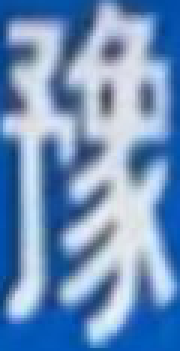
#> input picture 车牌号提取/words/test_1.png, 60 x 117 px (shown 3 times larger)
$ python step3.py
#> lines starting #> are read from the running program, lines starting #| are printed output that depends on the picture; after the words box and inside, x2 and y2 are one past the last pixel; in counts of white or black regions, pixels touching at a corner belong together; pictures that were not available may be replaced by others from this repository, and a replacement may not be noted
'''
第三步需要用到一些模板来对比判断图片中的字符。
模板在./model文件夹中，有上万张样本图片，是我在网络上直接copy的大佬提供的模板。
通过定义和调用一些对比模板的函数，找出./words中每个图（step2得到并保存的图）最匹配的字符，
并把他们连接起来，就能得到图中的车牌号。
我把匹配分为两步，第一步匹配汉字，第二步匹配后面的字母和数字，并在其中通过特殊的变量控制这两步的不同执行条件。
这一步因为需要和大量模板匹配，运行起来会比较慢，结果需耐心等待
'''

#导入需要的工具包
import os
from unittest import result
import cv2
import numpy as np
from matplotlib import pyplot as plt

#显示图片
def cv_show(name,img):
    cv2.imshow(name,img)
    cv2.waitKey()
    cv2.destroyAllWindows()

#展示彩色图片
def plt_show0(img):
    plt.imshow(img[:,:,[2,1,0]])
    plt.show()


#展示灰度图片
def plt_show1(img):
    plt.imshow(img, cmap = 'gray')
    plt.show()

#索引磨板（车牌号没有I，因为容易和1混淆，同理没有O，因为容易和0混淆）
template = ['0', '1', '2', '3', '4', '5', '6', '7', '8', '9',
            'A', 'B', 'C', 'D', 'E', 'F', 'G', 'H', 'J', 'K', 'L', 'M',
            'N', 'P', 'Q', 'R', 'S', 'T', 'U', 'V', 'W', 'X', 'Y', 'Z',
            '藏', '川', '鄂', '甘', '赣', '贵', '桂', '黑', '沪', '吉', '冀', '津', '晋', '京', '辽', '鲁',
            '蒙', '闽', '宁', '青', '琼', '陕', '苏', '皖', '湘', '新', '渝', '豫', '粤', '云', '浙',]

#读取模板中所有图片的函数
def read(model_name):
    model_list = []
    for filename in os.listdir(model_name):
        model_list.append(model_name + '/' + filename)

    return model_list

#和中文匹配
c_words = []
for i in range(34, 64):
    c_word = read('./model/' + template[i])
    c_words.append(c_word)
k = 1

#定义一个处理图像并匹配车牌号的函数
def read_words(img_path):
#> called with img_path = './words/test_1.png'
    img = cv2.imread(img_path)
#> img is the input picture: shape (117, 60, 3); mean B, G, R 189.3, 146.5, 112.6
    gau = cv2.GaussianBlur(img, (3,3), 0)
    gray = cv2.cvtColor(gau, cv2.COLOR_RGB2GRAY)
    ret, im = cv2.threshold(gray, 0, 255, cv2.THRESH_OTSU)
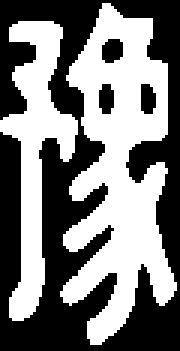
#> im: shape (117, 60) (shown 3 times larger); 48.3% white; 2 white regions, box (x1, y1, x2, y2) and area: (20, 1, 59, 115) 2340, (0, 7, 26, 107) 1049
#> ret = 157
    best_score = []
    for c_word in c_words:
        score = []
        for word in c_word:
            template_img = cv2.imdecode(np.fromfile(word, dtype = np.uint8), 1)
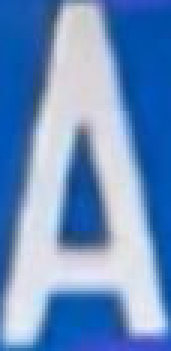
#> input picture 车牌号提取/words/test_2.png, 57 x 117 px (shown 3 times larger)
#> template_img is the input picture: shape (117, 57, 3); mean B, G, R 193.9, 145.4, 109.7
            template_img = cv2.cvtColor(template_img, cv2.COLOR_RGB2GRAY)
#> template_img: shape (117, 57)
            ret, template_img = cv2.threshold(template_img, 0, 255, cv2.THRESH_OTSU)
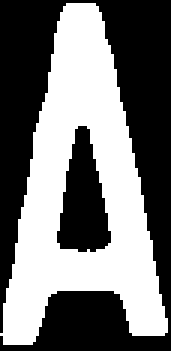
#> template_img: shape (117, 57) (shown 3 times larger); 45.9% white; 1 white region, box (x1, y1, x2, y2) and area: (0, 1, 56, 115) 3058
#> ret = 160
            height, width = template_img.shape
#> height = 117; width = 57
            image = im.copy()
            image = cv2.resize(image, (width, height))
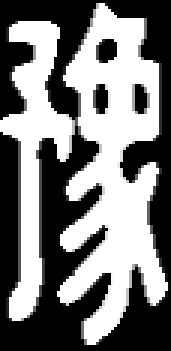
#> image: shape (117, 57) (shown 3 times larger); min 0, max 255, mean 123
            result = cv2.matchTemplate(image, template_img, cv2.TM_CCOEFF)
#> result = [18455480]
            score.append(result[0][0])
        best_score.append(max(score))
    if k == 1: #这个判断条件区分匹配汉字还是字母or数字
        return template[34 + (best_score.index(max(best_score)))]
    else:
        return template[(best_score.index(max(best_score)))]

#读取第一个汉字车牌号
a = (read_words('./words/test_1.png'))
#在k=1时存储汉字字符的值到变量a中，此后将把k改为0，用于调用函数和字母、数字匹配

#和字母、数字匹配
c_words = []
for i in range(0, 34):
    c_word = read('./model/' + template[i])
    c_words.append(c_word)
k = 0

#把结果存储在result中
def show(i):
        return read_words('./words/test_'+str(i)+'.png')
#> in read_words (call 2), `ret, im = cv2.threshold(gray, 0, 255, cv2.THRESH_OTSU)`: im: shape (117, 57); 46.3% white; 1 white region, box (x1, y1, x2, y2) and area: (0, 0, 57, 116) 3085

result = a + show(2) +show(3) + show(4) +show(5) + show(6) + show(7)
#> call 3 of read_words, with img_path = './words/test_3.png'
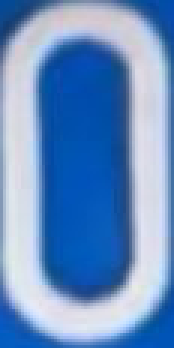
#> input picture 车牌号提取/words/test_3.png, 58 x 116 px (shown 3 times larger)
#> in read_words, img is the input picture: shape (116, 58, 3); mean B, G, R 195.2, 145.2, 107.4
#> in read_words (call 3), `gray = cv2.cvtColor(gau, cv2.COLOR_RGB2GRAY)`:
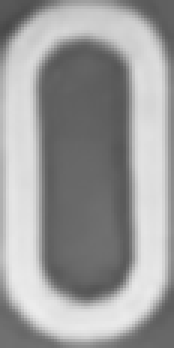
#> gray: shape (116, 58) (shown 3 times larger); min 72, max 236, mean 156.1
#> in read_words (call 3), `ret, im = cv2.threshold(gray, 0, 255, cv2.THRESH_OTSU)`: im: shape (116, 58); 47.8% white; 1 white region, box (x1, y1, x2, y2) and area: (0, 0, 57, 114) 3219
#> in read_words (call 3), `ret, im = cv2.threshold(gray, 0, 255, cv2.THRESH_OTSU)`: ret = 158
#> in read_words (call 3), `ret, template_img = cv2.threshold(template_img, 0, 255, cv2.THRESH_OTSU)`: ret = 160
#> in read_words (call 3), `image = cv2.resize(image, (width, height))`:
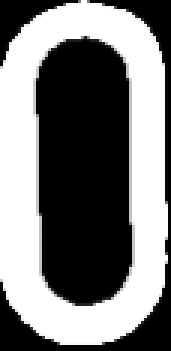
#> image: shape (117, 57) (shown 3 times larger); min 0, max 255, mean 122
#> in read_words (call 3), `result = cv2.matchTemplate(image, template_img, cv2.TM_CCOEFF)`: result = [-28545816]
#> (the run stopped early here; a loop or call above may not have finished)
